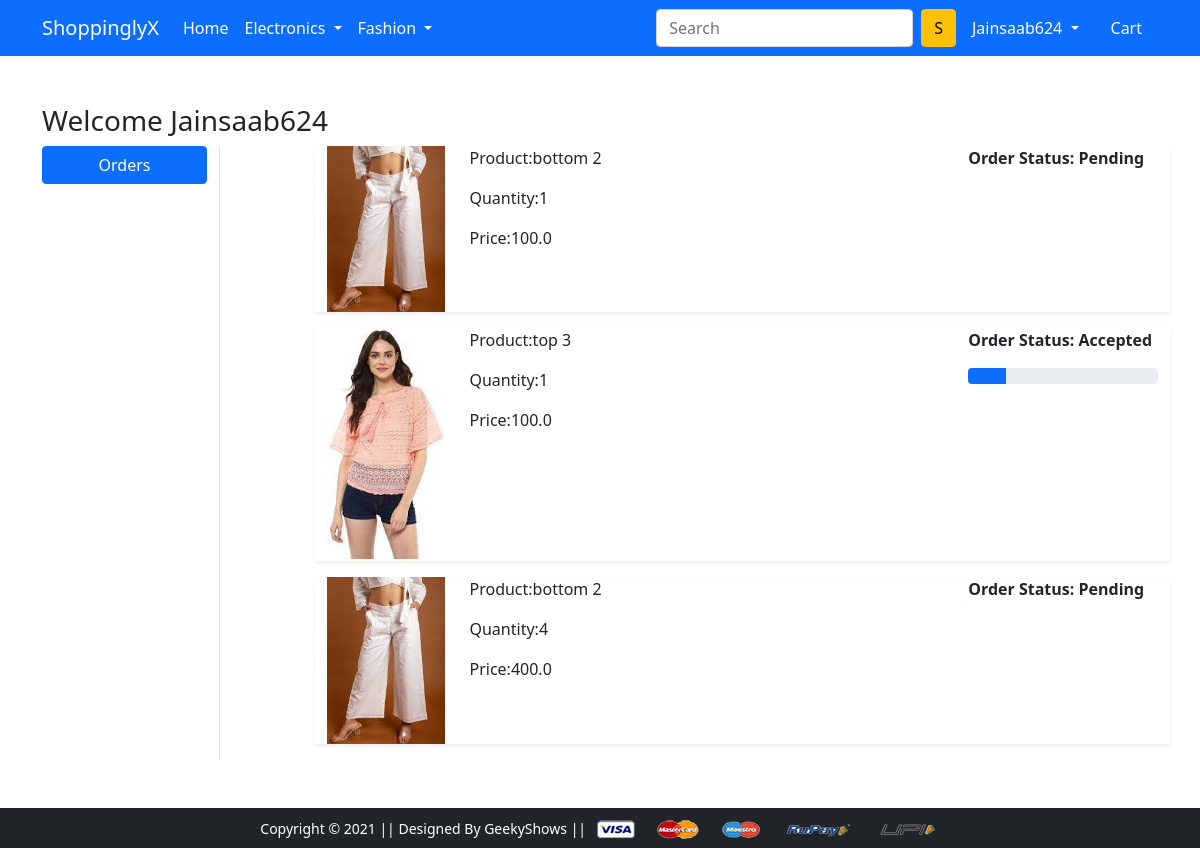
/orders/ (signed in), run on the app's committed database.
### app/models.py (models this page shows, shortened)
class OrderPlaced(models.Model):
    user = models.ForeignKey(User,on_delete=models.CASCADE)
    customer = models.ForeignKey(Customer, on_delete=models.CASCADE)
    product = models.ForeignKey(Product, on_delete=models.CASCADE)
    quantity = models.PositiveIntegerField(default=1)
    ordered_date = models.DateTimeField(auto_now_add=True)
    status = models.CharField(max_length=50,choices=STATUS_CHOICES,default="Pending")
    @property
    def total_cost(self):
        return self.quantity * self.product.discounted_price

class Product(models.Model):
    title = models.CharField(max_length=100)
    selling_price = models.FloatField()
    discounted_price = models.FloatField()
    description = models.TextField()
    brand = models.CharField(max_length=100)
    category = models.CharField(choices=CATEGORY_CHOICES,max_length=3)
    product_image = models.ImageField(upload_to='productimg')

### app/views.py (the view)
# urls.py: path('orders/', views.orders, name='orders'),
@login_required
def orders(request):
    op = OrderPlaced.objects.filter(user=request.user)
    return render(request, 'app/orders.html',{'order_placed':op})

### app/templates/app/orders.html (shortened to what this page needs)
{% extends 'app/base.html' %}
{% load static %}
{% block main-content %}
<div class="container my-5">
    <div class="row">
        <h3>Welcome <span class="text-capitalize">{{request.user}}</span></h3>
        <div class="col-sm-2 border-end">
            <ul class="list-unstyled">
                <li class="d-grid"><a href="{% url 'orders' %}" class="btn btn-primary">Orders</a></li>
            </ul>
        </div>
        <div class="col-sm-9 offset-sm-1">
            {% for op in order_placed %}
            <div class="row shadow-sm mb-3">
                <div class="col-sm-2">
                    <img src="{{op.product.product_image.url}}" alt="" srcset="" class="img-fluid" height="150"
                        width="150">
                </div>
                <div class="col-sm-7">
                    <p>Product:{{op.product.title}}</p>
                    <p>Quantity:{{op.quantity}}</p>
                    <p>Price:{{op.total_cost}}</p>
                </div>
                <div class="col-sm-3 fw-bold">
                    <p>Order Status: {{op.status}}</p>
                    {% if op.status == 'Accepted' %}
                    <div class="progress">
                        <div class="progress-bar" role="progressbar" style="width: 20%" aria-valuenow="20"
                            aria-valuemin="0" aria-valuemax="100"></div>
                    </div>
                    {% endif %}
                </div>
            </div>
            {% endfor %}
        </div>
    </div>
</div>
{% endblock main-content %}

### app/templates/app/base.html (shortened to what this page needs)
<!doctype html>
{% load static %}
<html lang="en">
  <head>
    <link href="https://cdn.jsdelivr.net/npm/bootstrap@5.0.0-beta1/dist/css/bootstrap.min.css" rel="stylesheet">
    <link rel="stylesheet" href="{% static 'app/css/owl.carousel.min.css' %}">
    <link rel="stylesheet" href="{% static 'app/css/all.min.css' %}">
    <link rel="stylesheet" href="{% static 'app/css/style.css' %}">
  </head>
  <body>
    <nav class="navbar navbar-expand-lg navbar-dark bg-primary">
     <div class="container">
       <a class="navbar-brand" href="/">ShoppinglyX</a>
       <div class="collapse navbar-collapse" id="navbarSupportedContent">
         <ul class="navbar-nav me-auto mb-2 mb-lg-0">
           <li class="nav-item">
             <a class="nav-link active" aria-current="page" href="/">Home</a>
           </li>
           <li class="nav-item dropdown">
             <a class="nav-link dropdown-toggle text-white" href="#" id="electronicsDropdown" role="button" data-bs-toggle="dropdown" aria-expanded="false">
               Electronics
             </a>
           </li>
           <li class="nav-item dropdown">
             <a class="nav-link dropdown-toggle text-white" href="#" id="fashionDropdown" role="button" data-bs-toggle="dropdown" aria-expanded="false">
               Fashion
             </a>
           </li>
         </ul>
         <form class="d-flex">
           <input class="form-control me-2" type="search" placeholder="Search" aria-label="Search">
           <button class="btn btn-warning" type="submit">S</button>
         </form>
         <div>
          <ul class="navbar-nav me-auto mb-2 mb-lg-0">
            {% if request.user.is_authenticated %}
              <li class="nav-item dropdown mx-2">
              <a class="nav-link dropdown-toggle text-white" href="#" id="profileDropdown" role="button" data-bs-toggle="dropdown" aria-expanded="false">
                {{request.user.username|capfirst}}
              </a>
            </li>
            <li class="nav-item mx-2">
             <a href="{% url 'showcart' %}" class="nav-link text-white"> Cart </a>
            </li>
          {% endif %}
          </ul>
         </div>
       </div>
     </div>
    </nav>
    {% block main-content %} {% endblock main-content %}
    <footer class="container-fluid bg-dark text-center p-2 mt-5">
        <small class="text-white">Copyright &copy; 2021 || Designed By GeekyShows || </small>
        <img src="{% static 'app/images/payment.png' %}" alt="" srcset="" class="img-fluid" height="2px">
    </footer>
  </body>
</html>

### data on the page
OrderPlaced: product.product_image (picture), product "bottom 2", quantity "1", total_cost "100.0", status "Pending"
OrderPlaced: product.product_image (picture), product "top 3", quantity "1", total_cost "100.0", status "Accepted"
OrderPlaced: product.product_image (picture), product "bottom 2", quantity "4", total_cost "400.0", status "Pending"

### other printed values
{{ request.user.username|capfirst }} "Jainsaab624"
{{ request.user }} "Jainsaab624"
